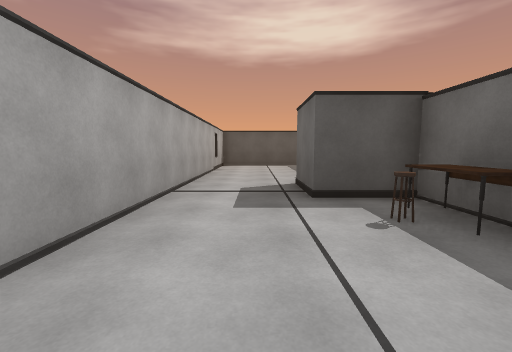
view 1 (above)

19 first-person views from a walk through a scene from a Unity 3-D project. The camera is 1.4 m above the floor, tilts 6° down and sees 90° across. The floor is counted in squares, 2 m on a side. Each view is taken from the middle of a square. On the plan, view 1 faces up. The plan holds only what a view shows up to about 9 squares ahead; the rest is blank. The place goes on beyond the plan. The player character is not drawn. Some animated figures are not drawn. Some surface patterns are stand-ins.

view 2
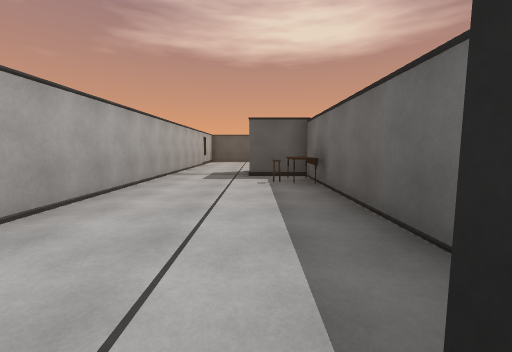

view 3
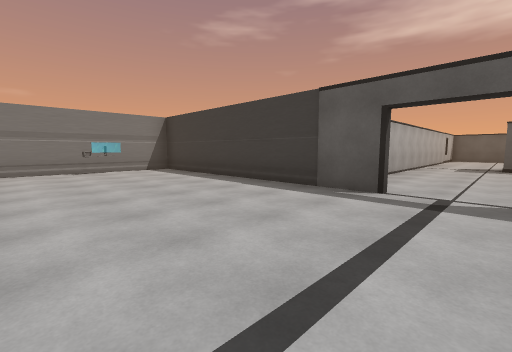

view 4
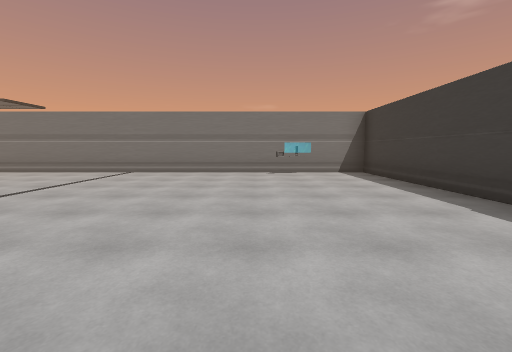

view 5
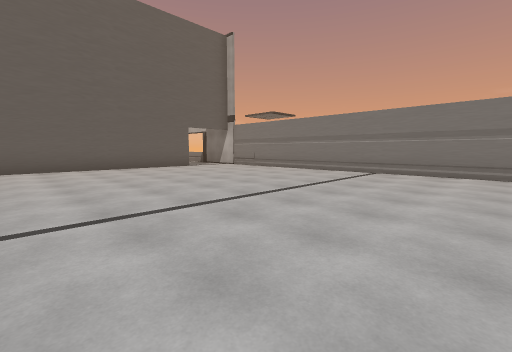

view 6
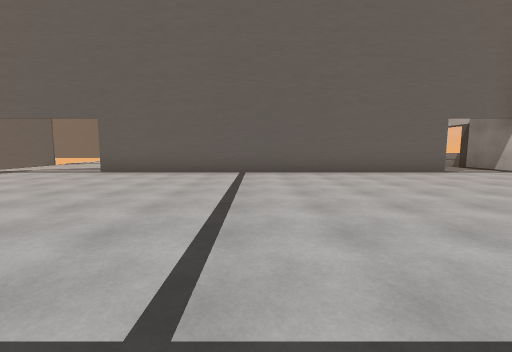

view 7
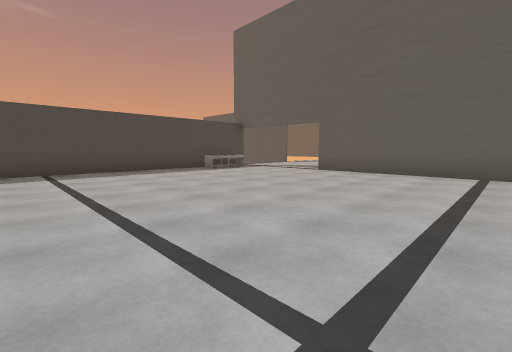

view 8
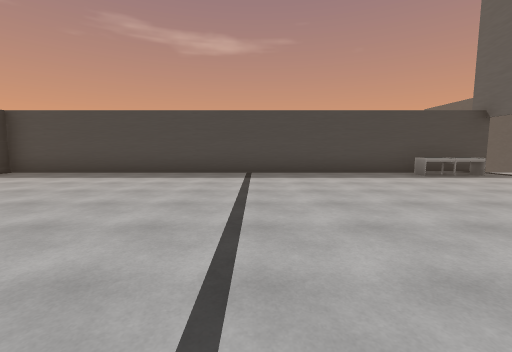

view 9
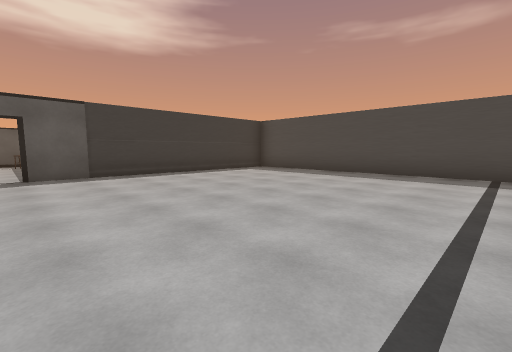

view 10
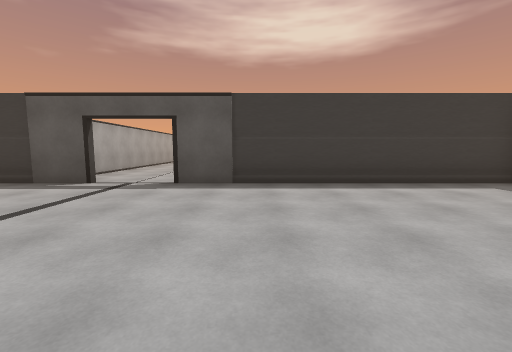

view 11
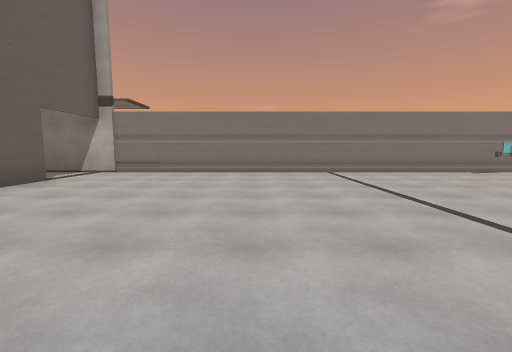

view 12
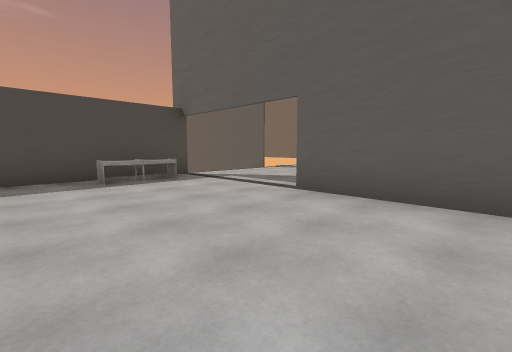

view 13
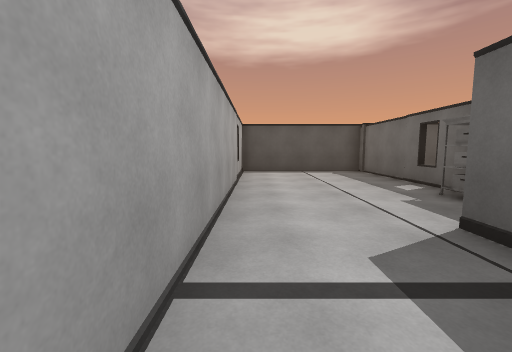

view 14
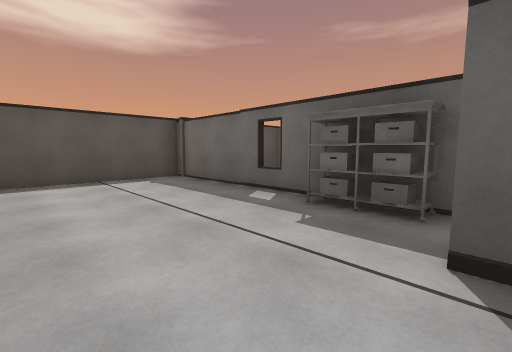

view 15
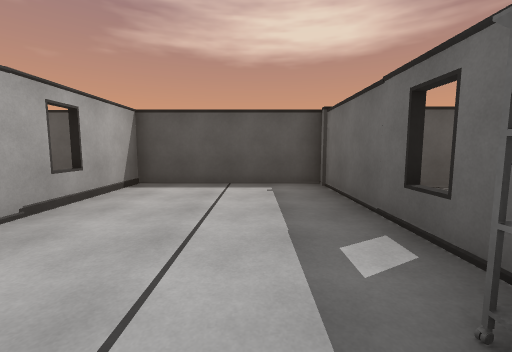

view 16
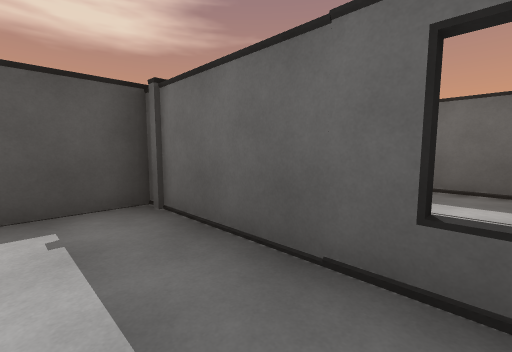

view 17
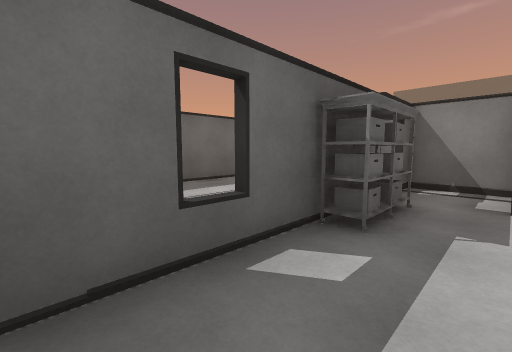

view 18
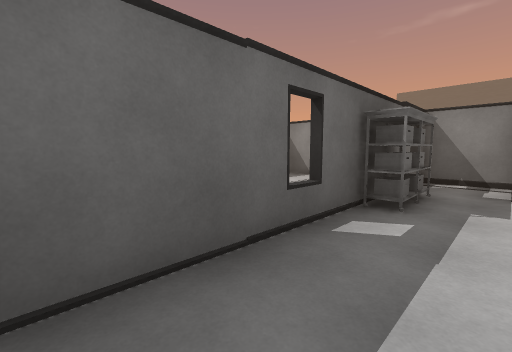

view 19
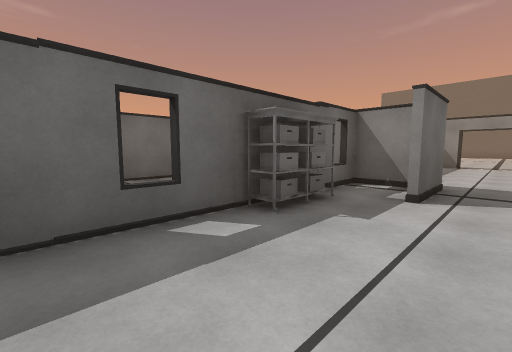

### Floor plan
Ten units are one square. View 1 is at (0, 0); x grows to the right and y downward. Boxes are objects, and circles mark ways between rooms. Rooms are numbered by the first view taken in them; rooms with no view inside come last. Other rooms are left out.
<svg viewBox="-83 -118 174 308">
<path fill="none" stroke="#000" d="M23 14 23 -12M24 -37 8 -37 8 -52M-14 -54 -14 10M-4 27 -78 27 -78 185M-58 167 48 167M86 169 86 27 12 27M23 -76 23 -113 -14 -113 -14 -54M48 -109 41 -109M60 -109 53 -109M49 -38 58 -38M60 -47 60 -90"/>
<rect x="5" y="-25" width="10" height="10" fill="#bbb"><title>stool</title></rect>
<rect x="15" y="-35" width="10" height="20" fill="#bbb"><title>table</title></rect>
<rect x="-75" y="45" width="10" height="10" fill="#bbb"><title>other object</title></rect>
<rect x="75" y="145" width="10" height="20" fill="#bbb"><title>other object</title></rect>
<rect x="15" y="-75" width="10" height="20" fill="#bbb"><title>other object</title></rect>
<circle cx="5" cy="30" r="3" fill="#2a7"/>
<circle cx="-5" cy="-45" r="3" fill="#2a7"/>
<text x="0" y="-10">1</text>
<text x="10" y="100">2</text>
<text x="20" y="-80">3</text>
</svg>
Room 1 opens to room 2. Room 1 opens to room 3.

Where each view was taken, in squares from view 1:
view 1: 0 up, 0 right, facing up
view 2: 3 down, 1 right, facing up
view 3: 7 down, 1 right, facing up-left
view 4: 6 down, 0 right, facing left
view 5: 7 down, 0 right, facing down-left
view 6: 9 down, 0 right, facing down
view 7: 9 down, 0 right, facing down-right
view 8: 10 down, 1 right, facing right
view 9: 10 down, 1 right, facing up-right
view 10: 8 down, 3 right, facing up
view 11: 12 down, 0 right, facing left
view 12: 13 down, 2 right, facing down-right
view 13: 3 up, 1 left, facing up
view 14: 5 up, 1 left, facing up-right
view 15: 6 up, 1 right, facing up
view 16: 8 up, 1 right, facing up-right
view 17: 9 up, 1 right, facing down-right
view 18: 10 up, 1 right, facing down-right
view 19: 9 up, 0 right, facing down-right
